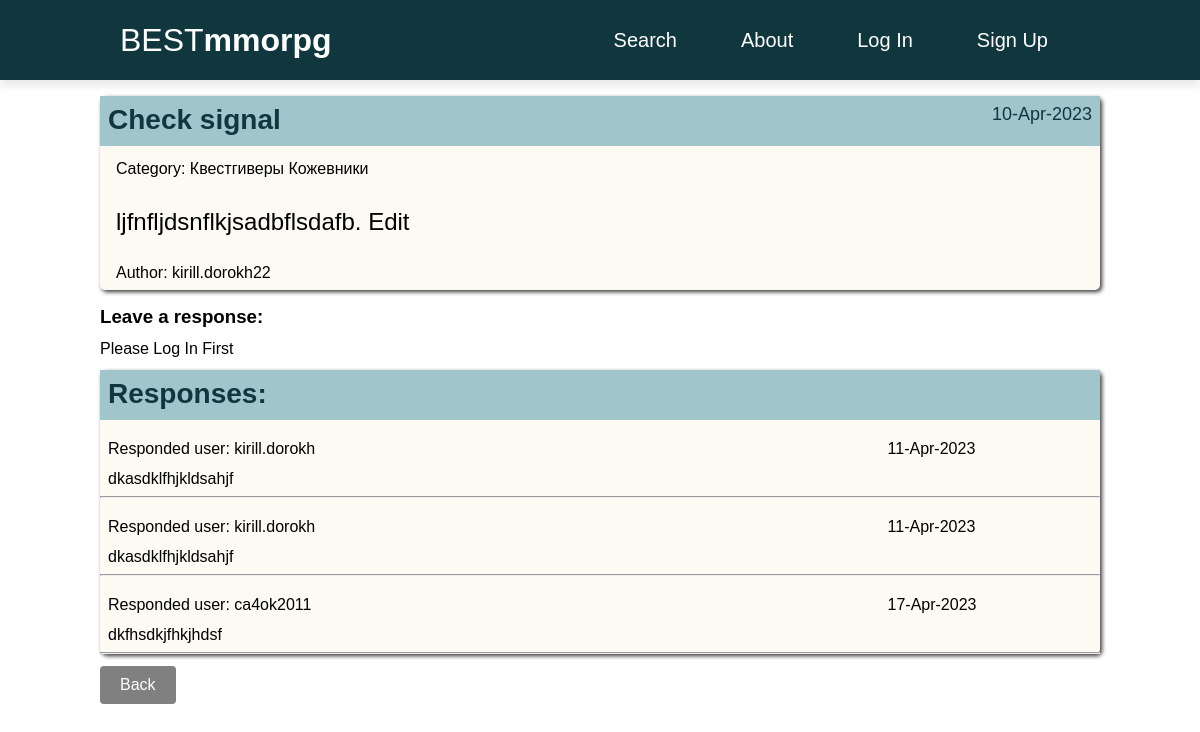
Page /post/23/ on the committed database.
### posts/models.py (models this page shows, shortened)
class Post(models.Model):
    author = models.ForeignKey(CustomUser, on_delete=models.CASCADE)
    title = models.CharField(max_length=255)
    body = models.TextField()
    post_time = models.DateTimeField(auto_now_add=True)
    category = models.ManyToManyField(Category)

class Category(models.Model):
    name = models.CharField(max_length=255, unique=True)
    def __str__(self):
        return self.name

class Comment(models.Model):
    post = models.ForeignKey(Post,
                             on_delete=models.CASCADE,
                             related_name='comments'
                             )
    user = models.ForeignKey(CustomUser, on_delete=models.CASCADE)
    comment_text = models.TextField()
    comment_time = models.DateTimeField(auto_now_add=True)
    is_responded = models.BooleanField(default=False)
    def __str__(self):
        return self.comment_text

### accounts/models.py (models this page shows)
class CustomUser(AbstractUser):
    def get_absolute_url(self):
        return reverse('profile', args=[str(self.id)])

### posts/views.py (the view)
# urls.py: path('post/<int:pk>/', PostDetailView.as_view(), name='post_detail'),
class PostDetailView(DetailView):
    model = Post
    context_object_name = 'post'
    template_name = 'posts/post_detail.html'
    def get_context_data(self, **kwargs):
        context = super().get_context_data(**kwargs)
        context['comment_form'] = CommentCreateForm()
        return context
    def post(self, request, *args, **kwargs):
        form = CommentCreateForm(request.POST)
        if form.is_valid():
            comment = form.save(commit=False)
            comment.user = request.user
            comment.post = self.get_object()
            comment.save()
            send_mail(
                subject=f'{comment.user} sent a response to the task {comment.post.title}',
                message=f'{comment.comment_text}',
                from_email='kiryldorakh@yandex.ru',
                recipient_list=[f'{comment.post.author.email}']
            )
            return redirect(request.path_info)
        else:
            return render(request, self.template_name, {'post': self.get_object(), 'comment_form': form})

### posts/templatetags/custom_filters.py (called while the page is built)
@register.filter
def hide_forbidden(value):
    words = value.split()
    result = []
    forbidden_words = ['fuck', 'fucked', 'fucking', 'nigger', 'niggers', 'whore', 'whores', 'slut', 'sluts',
                       'bitch', 'freak', 'douchebag', 'faggot', 'homo', 'prick', 'dick', 'cunt', 'pussy']
    for word in words:
        if word in forbidden_words:
            result.append(word[0] + "*"*(len(word)-2) + word[-1])
        else:
            result.append(word)
    return " ".join(result)

### templates/posts/post_detail.html (shortened to what this page needs)
{% extends 'base.html' %}
{% load crispy_forms_tags %}
{% load custom_filters %}
{% block content %}
    <div class="post">
    <div class="post-detail">
          <h2 class="post-title">{{ post.title | hide_forbidden}}</h2>
          <div class="post-time"><p>{{ post.post_time | date:'d-M-Y'}}</p></div>
          <p class="post-category">Category: {% for category in post.category.all %} {{ category }} {% endfor %}</p>
          <div class="post-text">{{ post.body|safe }}</div>
          <p class="post-author">Author: {{ post.author }}</p>
    </div>
    </div>
    <div class="edit">
    {% if post.author == user %}
        <a class="button" href="{% url 'post_edit' post.pk%}" title="Edit post">Edit post</a>
        <a class="button" href="{% url 'post_delete' post.pk %}" title="Delete post">Delete post</a>
        <div class="comment_detail">
            <h3 class="post-title">Responses:</h3>
            <div class="post-time"></div>
            <div class="comment-list">
                {% if post.comments.count %}
                    {%  for comment in post.comments.all %}
                        <ul>
                            <li class="comment">
                                <p class="comment-user">Responded user: {{ comment.user }}</p>
                                <p class="comment-text">{{ comment }}</p>
                                <p class="comment-time">{{ comment.comment_time | date:'d-M-Y' }}</p>
                                <div class="comment-btn">
                                    {% if comment.is_responded %}
                                        <button class="res">Accepted</button>
                                    {% else %}
                                        <a class="button" href="{% url 'comment_response' comment.pk %}?next={{ request.path }}" title="Accept comment">
                                            Accept
                                        </a>
                                    {% endif %}
                                    <a class="button" href="{% url 'comment_delete' comment.pk %}?next={{ request.path }}" title="Delete comment">
                                        Delete
                                    </a>
                                </div>
                            </li>
                            <hr>
                        </ul>
                    {% endfor %}
                {% else %}
                    <p>No Responses yet</p>
                {% endif %}
                </div>
        </div>
    {% else %}
        <h3>Leave a response:</h3>
        {% if user.is_authenticated %}
            <form class="response" method="post">
                {% csrf_token %}
                {{ comment_form|crispy }}
                <input type="submit" value="Save Response">
            </form>
        {% else %}
            <p class="response">Please Log In First</p>
        {% endif %}
        <div class="comment_detail">
            <h3 class="post-title">Responses:</h3>
            <div class="post-time"></div>
            <div class="comment-list">
            {% if post.comments.count %}
                {%  for comment in post.comments.all %}
                    <ul>
                        <li class="comment">
                            <p class="comment-user">Responded user: {{ comment.user }}</p>
                            <p class="comment-text">{{ comment }}</p>
                            <p class="comment-time">{{ comment.comment_time | date:'d-M-Y' }}</p>
                            <div class="comment-btn">
                            </div>
                        </li>
                        <hr>
                    </ul>
                {% endfor %}
            {% else %}
                <p>No Responses yet</p>
            {% endif %}
            </div>
        </div>
    {% endif %}
    <a class="button" href="{% url 'home' %}">Back</a>
    </div>
{% endblock content %}

### static/css/style.css (style rules this page uses)
*, *:before, *:after { margin: 0; padding: 0; box-sizing: border-box; font-family: 'Source Sans Pro', sans-serif; text-decoration: none; }
.post { display: grid; margin: 1rem auto; grid-template-columns: 1fr; grid-template-rows: 1fr; grid-gap: 1vw; }
.post-detail { display: grid; row-gap: 1vw; grid-template-columns: 75% 25%; grid-template-rows: 50px 30px 1fr; border-radius: 5px; background-color: rgba(243, 228, 193, 0.2); box-shadow: 2px 2px 4px 0px rgb(56, 56, 56); transition: .3s; }
.edit { display: grid; margin: 1rem auto; grid-template-columns: 1fr; grid-template-rows: 1fr; grid-gap: 1vw; justify-items: start; }
.response { display: grid; justify-self: stretch; }
.post-title { color: #10373E; padding: 0.5rem 0.5rem; background-color: #A0C5CB; font-size: 28px; }
.post-time { color: #10373E; background-color: #A0C5CB; font-size: 18px; align-self: stretch; padding: 0.5rem 0.5rem; }
.post-time p { text-align: end; }
.post-text { grid-column: 1/span 2; grid-row: 3/span 1; font-size: 24px; padding: 0.5rem 1rem; }
.post-category { grid-column: 1/span 2; grid-row: 2/span 1; padding: 0.1rem 1rem; }
.post-author { grid-column: 1/span 1; grid-row: 4/span 1; padding: 0.5rem 1rem; }
.comment_detail { display: grid; row-gap: 1vw; grid-template-columns: 70% 30%; grid-template-rows: 50px 1fr; border-radius: 5px; background-color: rgba(243, 228, 193, 0.2); box-shadow: 2px 2px 4px 0px rgb(56, 56, 56); justify-self: stretch; }
.comment-list { display:grid; row-gap: 1vw; grid-template-columns: 1fr; grid-template-rows: 1fr; grid-column: 1/span 2; }
.comment { display: grid; padding: .5rem .5rem; grid-template-columns: 78% 22%; grid-template-rows: 1fr; grid-gap: 1vw; justify-items: start; }
.comment-time { grid-column: 2/span 1; grid-row: 1/span 1; }
.comment-btn { grid-column: 2/span 1; grid-row: 2/span 1; justify-self: stretch; }
a.button { display: inline-block; padding: 10px 20px; background-color: grey; color: #fff; border-radius: 4px; text-decoration: none; transition: 0.3s; }

### rows in the picture
Post: title|hide_forbidden "Check signal", post_time "10-Apr-2023", body "ljfnfljdsnflkjsadbflsdafb. Edit", author "kirill.dorokh22"
Category: name "Квестгиверы"
Category: name "Кожевники"
Comment: user "kirill.dorokh", comment_text "dkasdklfhjkldsahjf", comment_time "11-Apr-2023"
Comment: user "kirill.dorokh", comment_text "dkasdklfhjkldsahjf", comment_time "11-Apr-2023"
Comment: user "ca4ok2011", comment_text "dkfhsdkjfhkjhdsf", comment_time "17-Apr-2023"
